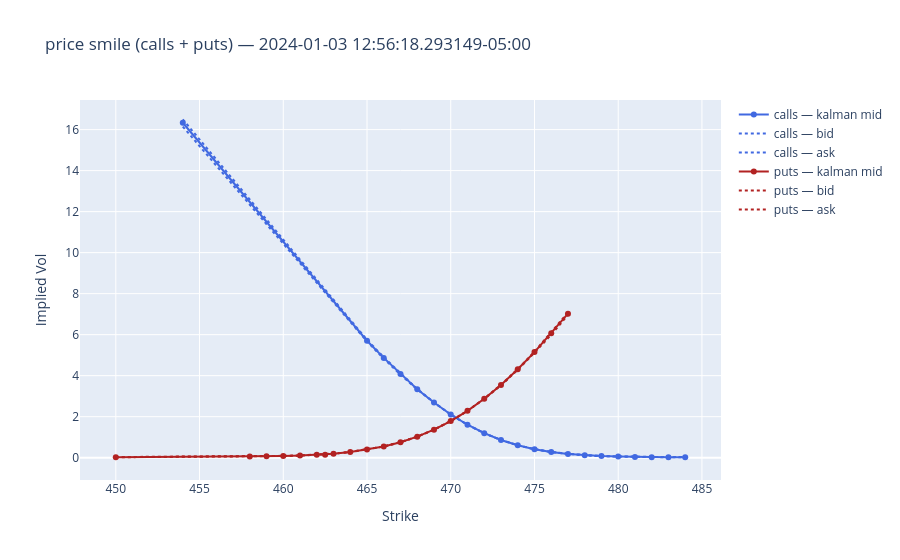

The code cell stored with this chart in its notebook:
### Code cell
df_filtered_price = df_price_surface_wide.filter(
    pl.all_horizontal(pl.all().is_not_null()) & pl.all_horizontal(cs.float().is_not_nan())
)
df_price_surface_long = df_quote_result.rename({"kalman_price": "observed_price"})

strikes_all = sorted(df_price_surface_long["strike"].unique().to_list())
strikes_C = sorted(df_price_surface_long.filter(pl.col("is_call"))["strike"].unique().to_list())
strikes_P = sorted(df_price_surface_long.filter(~pl.col("is_call"))["strike"].unique().to_list())

_, expiry, _ = _u.parse_option_ticker(
    df_tickers.filter(pl.col("ticker").str.contains("C"))["ticker"][0]
)

row_idx = df_filtered_price.shape[0] // 2  # ← change this (0 to df_filtered.shape[0]-1)
snapshot_ts = df_filtered_price["ts_ns"][row_idx]
row = df_price_surface_wide.filter(pl.col("ts_ns") <= snapshot_ts).tail(1)

fig = go.Figure()

fig.add_trace(
    go.Scatter(
        x=strikes_C,
        y=[row[f"observed_price_{int(k)}_C"][0] for k in strikes_C],
        mode="lines+markers",
        name="calls — kalman mid",
        line=dict(color="royalblue"),
    )
)
fig.add_trace(
    go.Scatter(
        x=strikes_C,
        y=[row[f"bid_price_{int(k)}_C"][0] for k in strikes_C],
        mode="lines",
        name="calls — bid",
        line=dict(color="royalblue", dash="dot"),
    )
)
fig.add_trace(
    go.Scatter(
        x=strikes_C,
        y=[row[f"ask_price_{int(k)}_C"][0] for k in strikes_C],
        mode="lines",
        name="calls — ask",
        line=dict(color="royalblue", dash="dot"),
    )
)

fig.add_trace(
    go.Scatter(
        x=strikes_P,
        y=[row[f"observed_price_{int(k)}_P"][0] for k in strikes_P],
        mode="lines+markers",
        name="puts — kalman mid",
        line=dict(color="firebrick"),
    )
)
fig.add_trace(
    go.Scatter(
        x=strikes_P,
        y=[row[f"bid_price_{int(k)}_P"][0] for k in strikes_P],
        mode="lines",
        name="puts — bid",
        line=dict(color="firebrick", dash="dot"),
    )
)
fig.add_trace(
    go.Scatter(
        x=strikes_P,
        y=[row[f"ask_price_{int(k)}_P"][0] for k in strikes_P],
        mode="lines",
        name="puts — ask",
        line=dict(color="firebrick", dash="dot"),
    )
)

fig.update_layout(
    title=f"price smile (calls + puts) — {snapshot_ts}",
    xaxis_title="Strike",
    yaxis_title="Implied Vol",
)
fig.show()

### Figure 1 — Plotly figure (JSON) as saved in the notebook; plotly's stock layout.template omitted (floating-point values rounded to 4 significant figures)
{"data": [{"line": {"color": "royalblue"}, "mode": "lines+markers", "name": "calls — kalman mid", "type": "scatter", "x": [454, 465, 466, 467, 468, 469, 470, 471, 472, 473, 474, 475, 476, 477, 478, 479, 480, 481, 482, 483, 484], "y": [16.33, 5.703, 4.867, 4.076, 3.335, 2.691, 2.106, 1.606, 1.194, 0.8631, 0.6071, 0.4153, 0.2761, 0.1843, 0.1176, 0.077, 0.05477, 0.03656, 0.02688, 0.02123, 0.02295]}, {"line": {"color": "royalblue", "dash": "dot"}, "mode": "lines", "name": "calls — bid", "type": "scatter", "x": [454, 465, 466, 467, 468, 469, 470, 471, 472, 473, 474, 475, 476, 477, 478, 479, 480, 481, 482, 483, 484], "y": [16.15, 5.67, 4.83, 4.05, 3.33, 2.69, 2.1, 1.6, 1.19, 0.86, 0.6, 0.41, 0.27, 0.18, 0.11, 0.07, 0.05, 0.03, 0.02, 0.02, 0.02]}, {"line": {"color": "royalblue", "dash": "dot"}, "mode": "lines", "name": "calls — ask", "type": "scatter", "x": [454, 465, 466, 467, 468, 469, 470, 471, 472, 473, 474, 475, 476, 477, 478, 479, 480, 481, 482, 483, 484], "y": [16.5, 5.75, 4.9, 4.1, 3.35, 2.7, 2.11, 1.61, 1.2, 0.87, 0.61, 0.42, 0.28, 0.19, 0.12, 0.08, 0.06, 0.04, 0.03, 0.03, 0.03]}, {"line": {"color": "firebrick"}, "mode": "lines+markers", "name": "puts — kalman mid", "type": "scatter", "x": [450, 458, 459, 460, 461, 462, 462.5, 463, 464, 465, 466, 467, 468, 469, 470, 471, 472, 473, 474, 475, 476, 477], "y": [0.02508, 0.05447, 0.06419, 0.08373, 0.104, 0.1446, 0.1446, 0.1974, 0.2758, 0.3937, 0.5459, 0.756, 1.025, 1.365, 1.784, 2.286, 2.872, 3.547, 4.312, 5.148, 6.066, 7.023]}, {"line": {"color": "firebrick", "dash": "dot"}, "mode": "lines", "name": "puts — bid", "type": "scatter", "x": [450, 458, 459, 460, 461, 462, 462.5, 463, 464, 465, 466, 467, 468, 469, 470, 471, 472, 473, 474, 475, 476, 477], "y": [0.02, 0.05, 0.06, 0.08, 0.1, 0.14, 0.14, 0.19, 0.27, 0.39, 0.54, 0.75, 1.02, 1.36, 1.78, 2.28, 2.86, 3.53, 4.28, 5.12, 6, 6.96]}, {"line": {"color": "firebrick", "dash": "dot"}, "mode": "lines", "name": "puts — ask", "type": "scatter", "x": [450, 458, 459, 460, 461, 462, 462.5, 463, 464, 465, 466, 467, 468, 469, 470, 471, 472, 473, 474, 475, 476, 477], "y": [0.03, 0.06, 0.07, 0.09, 0.11, 0.15, 0.15, 0.2, 0.28, 0.4, 0.55, 0.76, 1.03, 1.37, 1.79, 2.29, 2.88, 3.56, 4.32, 5.17, 6.11, 7.08]}], "layout": {"title": {"text": "price smile (calls + puts) — 2024-01-03 12:56:18.293149-05:00"}, "xaxis": {"title": {"text": "Strike"}}, "yaxis": {"title": {"text": "Implied Vol"}}}}
